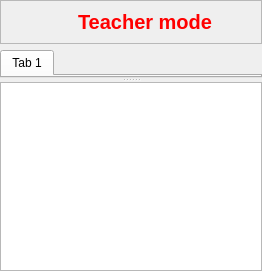
  <widget class="QWidget" name="centralwidget">
   <layout class="QVBoxLayout" name="verticalLayout">
    <property name="margin">
     <number>0</number>
    </property>
    <item>
     <widget class="QFrame" name="messageArea">
      <property name="minimumSize">
       <size>
        <width>0</width>
        <height>34</height>
       </size>
      </property>
      <property name="frameShape">
       <enum>QFrame::StyledPanel</enum>
      </property>
      <property name="frameShadow">
       <enum>QFrame::Raised</enum>
      </property>
      <layout class="QHBoxLayout" name="horizontalLayout">
       <item>
        <spacer name="horizontalSpacer">
         <property name="orientation">
          <enum>Qt::Horizontal</enum>
         </property>
         <property name="sizeHint" stdset="0">
          <size>
           <width>40</width>
           <height>20</height>
          </size>
         </property>
        </spacer>
       </item>
       <item>
        <widget class="QLabel" name="label">
         <property name="sizePolicy">
          <sizepolicy hsizetype="Fixed" vsizetype="Fixed">
           <horstretch>0</horstretch>
           <verstretch>0</verstretch>
          </sizepolicy>
         </property>
         <property name="minimumSize">
          <size>
           <width>22</width>
           <height>22</height>
          </size>
         </property>
         <property name="text">
          <string/>
         </property>
         <property name="pixmap">
          <pixmap resource="../Resources/MainWindow.qrc">:/icons/achtung.png</pixmap>
         </property>
         <property name="scaledContents">
          <bool>false</bool>
         </property>
        </widget>
       </item>
       <item>
        <widget class="QLabel" name="label_2">
         <property name="sizePolicy">
          <sizepolicy hsizetype="Preferred" vsizetype="Fixed">
           <horstretch>0</horstretch>
           <verstretch>0</verstretch>
          </sizepolicy>
         </property>
         <property name="minimumSize">
          <size>
           <width>0</width>
           <height>22</height>
          </size>
         </property>
         <property name="styleSheet">
          <string notr="true">font-size: 20px;
font-weight: bold;
color: red;</string>
         </property>
         <property name="text">
          <string>Teacher mode</string>
         </property>
        </widget>
       </item>
       <item>
        <spacer name="horizontalSpacer_2">
         <property name="orientation">
          <enum>Qt::Horizontal</enum>
         </property>
         <property name="sizeHint" stdset="0">
          <size>
           <width>40</width>
           <height>20</height>
          </size>
         </property>
        </spacer>
       </item>
      </layout>
     </widget>
    </item>
    <item>
     <widget class="QSplitter" name="splitter_2">
      <property name="orientation">
       <enum>Qt::Vertical</enum>
      </property>
      <widget class="KumTabWidget" name="tabWidget">
       <property name="sizePolicy">
        <sizepolicy hsizetype="Ignored" vsizetype="Ignored">
         <horstretch>0</horstretch>
         <verstretch>0</verstretch>
        </sizepolicy>
       </property>
       <property name="currentIndex">
        <number>0</number>
       </property>
       <widget class="QWidget" name="tab">
        <property name="sizePolicy">
         <sizepolicy hsizetype="Ignored" vsizetype="Ignored">
          <horstretch>0</horstretch>
          <verstretch>0</verstretch>
         </sizepolicy>
        </property>
        <attribute name="title">
         <string>Tab 1</string>
        </attribute>
       </widget>
      </widget>
      <widget class="KumIOArea" name="textEdit3">
       <property name="sizePolicy">
        <sizepolicy hsizetype="Ignored" vsizetype="Ignored">
         <horstretch>0</horstretch>
         <verstretch>0</verstretch>
        </sizepolicy>
       </property>
       <property name="sizeIncrement">
        <size>
         <width>0</width>
         <height>0</height>
        </size>
       </property>
       <property name="baseSize">
        <size>
         <width>0</width>
         <height>0</height>
        </size>
       </property>
      </widget>
     </widget>
    </item>
   </layout>
  </widget>
